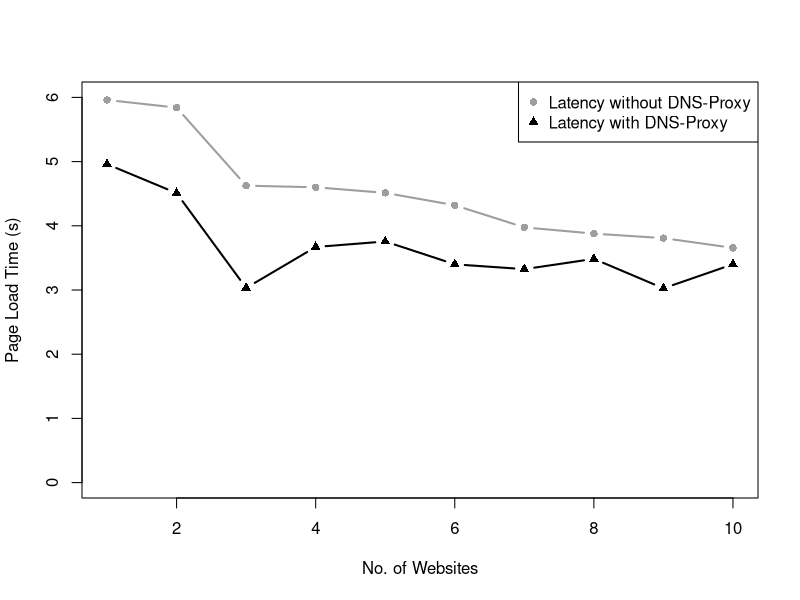

The R script that drew this image:
without_proxy<-c(5960, 5841, 4625, 4600, 4513, 4320, 3976, 3878, 3808, 3656)

with_proxy<-c(4960, 4509, 3032, 3670, 3756, 3400, 3325, 3485, 3026, 3401)

plot(c(1:10), without_proxy/1000, col="176", type="b", ylab="Page Load Time (s)", xlab="No. of Websites", ylim=c(0, 6), lwd=2, pch=16)
lines(c(1:10), with_proxy/1000, type="b", col="black", lwd=2, pch=17)

legend("topright", pch=c(16, 17), legend=c("Latency without DNS-Proxy", "Latency with DNS-Proxy"), col=c("176", "black"))
